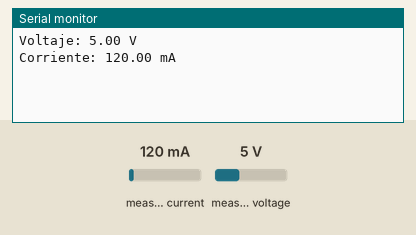
A sketch run on a simulated Arduino Uno, built with avr-gcc and run on an emulated ATmega328P. On the bench: the last lines printed to the serial monitor. The inputs (shaded band) are chosen by the test bench; at power-on: measured current 120 mA, measured voltage 5 V.

Above: at 1.2 s.
1.3 s: measured current set to 40 mA
At 3.2 s:
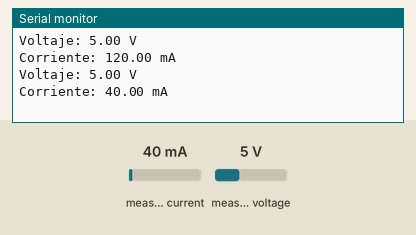
3.6 s: measured voltage set to 0.3 V
At 5.0 s:
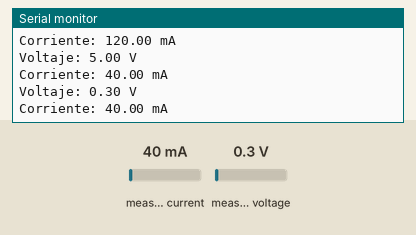
5.9 s: measured current set to 500 mA
At 6.6 s:
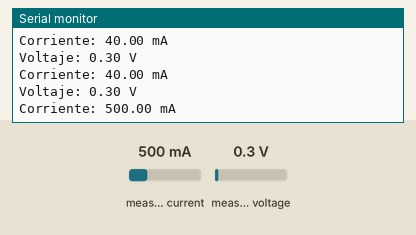
Timing chart, 0 to 8.9 s (numbered marks = the images above; inputs shaded):
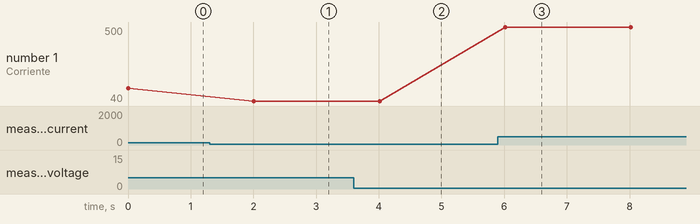

Measured:
- after the input at 1.3 s, the serial monitor: prints a new line after 0.71 s (image 1)
- after the input at 3.6 s, the serial monitor: prints a new line after 0.41 s (image 2)
- after the input at 5.9 s, the serial monitor: prints a new line after 0.12 s (image 3)
- plotted number 1: 120 → 40 after the input at 1.3 s, 40 → 500 after the input at 5.9 s

The sketch:

INA219.ino
```cpp
// Grupo 5: Marco Mallardo, Thiago Ducau, Ramiro Perekalski

#include <Arduino.h>
#include <Wire.h>
#include <Adafruit_INA219.h>

Adafruit_INA219 ina219;

void setup() {
  Serial.begin(115200);
  while (!Serial) {
      delay(1);
  }

  if (!ina219.begin()) {
    Serial.println("Error al conectar INA219");
    while (1); // Frenar el programa
  }
}

void loop() {
  float busvoltage = 0;
  float current_mA = 0;

  busvoltage = ina219.getBusVoltage_V();
  current_mA = ina219.getCurrent_mA();

  Serial.print("Voltaje: "); Serial.print(busvoltage); Serial.println(" V");
  Serial.print("Corriente: "); Serial.print(current_mA); Serial.println(" mA");

  delay(2000);
}
```
